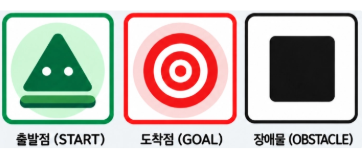
#> input picture examples/assets/map_markers.png, 364 x 153 px
$ python demo_ar.py --image assets/map_markers.png
#> lines starting #> are read from the running program, lines starting #| are printed output that depends on the picture; after the words box and inside, x2 and y2 are one past the last pixel; in counts of white or black regions, pixels touching at a corner belong together
"""독립 AR 테스트: python -m examples.demo_ar (카메라/인식 모듈 불필요)."""
import argparse
from functools import lru_cache
from pathlib import Path

import cv2
import numpy as np

from common.models import (CardData, CharacterState, Command, Direction,
                           ExecutionResult, ExecutionStep, GameStatus, MapData)
from modules.ar_visualization import ARVisualizer
from examples.grid_size import detect_grid_size


SCENARIOS = ("success", "collision", "bounds", "syntax", "repeat", "turns")
LAYOUTS = {
    "topview": [[285, 100], [675, 100], [675, 490], [285, 490]],
    "perspective": [[150, 100], [760, 145], [830, 510], [90, 480]],
    "rectangle": [[130, 100], [800, 100], [800, 490], [130, 490]],
    "steep": [[290, 150], [620, 100], [850, 470], [100, 490]],
}


def topview_corners(rows, cols):
    """수직 촬영 기준: 가로·세로 칸 수가 달라도 각 칸은 같은 크기의 정사각형."""
    cell = min(390 / rows, 670 / cols)
    left = (960 - cols * cell) / 2
    return np.float32([[left, 100], [left + cols * cell, 100],
                       [left + cols * cell, 100 + rows * cell], [left, 100 + rows * cell]])


def sample(rows=5, cols=5, corners=None, scenario="success"):
    """통합 전 임시 데이터입니다. 게임 엔진을 대신 구현하지 않습니다."""
    if rows < 2 or cols < 2:
        raise ValueError("Demo requires at least 2 rows and 2 columns")
    if corners is None:
        corners = topview_corners(rows, cols)
    board = MapData(rows, cols, [[0] * cols for _ in range(rows)],
                    (rows - 1, 0), (rows - 2, 1), np.float32(corners))
    states = [CharacterState(rows - 1, 0, Direction.UP),
              CharacterState(rows - 2, 0, Direction.UP),
              CharacterState(rows - 2, 0, Direction.RIGHT),
              CharacterState(rows - 2, 1, Direction.RIGHT)]
    commands = [Command.FORWARD, Command.TURN_RIGHT, Command.FORWARD]
    steps = [ExecutionStep(i, command, states[i], states[i + 1])
             for i, command in enumerate(commands)]
    result = ExecutionResult(GameStatus.SUCCESS, steps, states[-1])
    start = states[0]
    if scenario in ("collision", "bounds"):
        direction = Direction.RIGHT if scenario == "collision" else Direction.LEFT
        turn = Command.TURN_RIGHT if scenario == "collision" else Command.TURN_LEFT
        after = CharacterState(rows - 1, 0, direction)
        attempted = (rows - 1, 1 if scenario == "collision" else -1)
        commands = [turn, Command.FORWARD]
        if scenario == "collision":
            board.grid[attempted[0]][attempted[1]] = 1
        result = ExecutionResult(GameStatus.FAILURE,
                                 [ExecutionStep(0, turn, start, after)], after,
                                 "OBSTACLE_COLLISION" if scenario == "collision" else "OUT_OF_BOUNDS",
                                 1, attempted)
    elif scenario == "syntax":
        commands = [Command.REPEAT_2, Command.FORWARD]
        result = ExecutionResult(GameStatus.ERROR, [], start, "UNCLOSED_LOOP", 0)
    elif scenario == "repeat":
        commands = [Command.REPEAT_2, Command.TURN_LEFT, Command.TURN_RIGHT, Command.LOOP_END]
        left = CharacterState(rows - 1, 0, Direction.LEFT)
        # 반복이 펼쳐진 실행 기록을 직접 지정합니다. AR에서는 반복문을 해석하지 않습니다.
        steps = [ExecutionStep(1, Command.TURN_LEFT, start, left),
                 ExecutionStep(2, Command.TURN_RIGHT, left, start),
                 ExecutionStep(1, Command.TURN_LEFT, start, left),
                 ExecutionStep(2, Command.TURN_RIGHT, left, start)]
        result = ExecutionResult(GameStatus.FAILURE, steps, start, "GOAL_NOT_REACHED")
    elif scenario == "turns":
        commands = [Command.TURN_LEFT, Command.TURN_RIGHT, Command.TURN_RIGHT, Command.FORWARD]
        states = [start, CharacterState(rows - 1, 0, Direction.LEFT), start,
                  CharacterState(rows - 1, 0, Direction.RIGHT),
                  CharacterState(rows - 1, 1, Direction.RIGHT)]
        board.goal = (rows - 1, 1)
        steps = [ExecutionStep(i, cmd, states[i], states[i + 1]) for i, cmd in enumerate(commands)]
        result = ExecutionResult(GameStatus.SUCCESS, steps, states[-1])
    elif scenario != "success":
        raise ValueError(f"Unknown scenario: {scenario}")
    # 35:45 비율, 맵 아래 왼쪽→오른쪽 밀착 배치. 실제 인쇄 디자인은 별도 원본 사용.
    cards = [CardData(command, (16 + i * 56, 514, 56, 72))
             for i, command in enumerate(commands)]
    return board, cards, result


# [59 lines left out: functions map_markers, draw_map_marker, synthetic_frame, not called in this run]


def fit_photo(frame, corners, max_width, max_height):
    """큰 사진을 화면에 맞추고 지정 좌표도 같은 비율로 변환합니다."""
    height, width = frame.shape[:2]
    scale = min(1., max_width / width, max_height / height)
    target_width, target_height = max(1, round(width * scale)), max(1, round(height * scale))
    if (target_width, target_height) == (width, height):
        return frame, corners
    resized = cv2.resize(frame, (target_width, target_height), interpolation=cv2.INTER_AREA)
    if corners is not None:
        corners = np.asarray(corners, np.float32) * [target_width / width, target_height / height]
    return resized, corners


def select_corners(frame, window):
    """선택한 좌표는 표시 영상과 같은 픽셀 좌표계입니다."""
    points = []

    # [5 lines left out: function pick, not called in this run]

    cv2.namedWindow(window, cv2.WINDOW_AUTOSIZE)
    cv2.setMouseCallback(window, pick)
    while True:
        preview = frame.copy()
        valid = (len(points) == 4 and cv2.isContourConvex(np.float32(points))
                 and abs(cv2.contourArea(np.float32(points))) >= 1.)
        text = "Click grid: 1-TL 2-TR 3-BR 4-BL | R: reset | Esc: quit"
        if len(points) == 4:
            text = "Enter: confirm | R: reset" if valid else "Invalid corners. R: reset"
        # 안내문 영역을 어둡게 해 밝은 종이 사진에서도 글씨가 보이게 합니다.
        cv2.rectangle(preview, (0, 0), (min(frame.shape[1] - 1, 850), 42), (30, 30, 30), -1)
        cv2.putText(preview, text, (10, 28), cv2.FONT_HERSHEY_SIMPLEX, .55,
                    (255, 255, 255), 1, cv2.LINE_AA)
        if len(points) >= 2:
            cv2.polylines(preview, [np.int32(points)], len(points) == 4, (0, 220, 255), 2)
        for i, point in enumerate(points):
            cv2.circle(preview, point, 5, (0, 0, 255), -1)
            cv2.putText(preview, str(i + 1), (point[0] + 8, point[1] + 8),
                        cv2.FONT_HERSHEY_SIMPLEX, .6, (0, 0, 255), 2)
        cv2.imshow(window, preview)
        key = cv2.waitKey(20) & 0xFF
        if key == 27 or cv2.getWindowProperty(window, cv2.WND_PROP_VISIBLE) < 1:
            cv2.destroyAllWindows()
            return None
        if key in (10, 13) and valid:
            return np.float32(points)
        if key in (ord("r"), ord("R")):
            points.clear()
        elif key == 8 and points:
            points.pop()


def main(argv=None):
    parser = argparse.ArgumentParser(description=__doc__)
    parser.add_argument("--image", type=Path, help="촬영 이미지; 격자 외곽 꼭짓점 4개를 클릭")
    parser.add_argument("--auto-grid", action="store_true", help="사진의 행·열 개수 자동 인식")
    parser.add_argument("--rows", type=int, default=5)
    parser.add_argument("--cols", type=int, default=5)
    parser.add_argument("--scenario", choices=SCENARIOS, default="success")
    parser.add_argument("--layout", choices=LAYOUTS, default="topview")
    parser.add_argument("--corners", type=float, nargs=8, metavar="N",
                        help="TL TR BR BL 순서의 x y 좌표 8개; --image와 함께 사용 가능")
    parser.add_argument("--output", type=Path, help="GUI 없이 예제 첫 프레임을 저장")
    parser.add_argument("--max-width", type=int, default=1200, help="사진 표시 최대 너비")
    parser.add_argument("--max-height", type=int, default=750, help="사진 표시 최대 높이")
    args = parser.parse_args(argv)
    if args.auto_grid and not args.image:
        parser.error("--auto-grid requires --image")
    if args.max_width <= 0 or args.max_height <= 0:
        parser.error("Display dimensions must be positive")
    if args.rows < 2 or args.cols < 2:
        parser.error("Demo requires at least 2 rows and 2 columns")
    if args.image and args.output and args.corners is None:
        parser.error("Use --corners with --image and --output")
    corners = (np.float32(args.corners).reshape(4, 2) if args.corners is not None
               else (topview_corners(args.rows, args.cols) if args.layout == "topview"
                     else np.float32(LAYOUTS[args.layout])))
    scenario = args.scenario
    board, cards, result = sample(args.rows, args.cols, corners, scenario)
    window = "CardRoad AR demo"
    if args.image:
        # Windows의 한글 파일 경로도 읽을 수 있습니다.
        frame = cv2.imdecode(np.fromfile(args.image, dtype=np.uint8), cv2.IMREAD_COLOR)
#> frame is the input picture: shape (153, 364, 3); mean B, G, R 182.1, 188.4, 195.2
        if frame is None:
            raise ValueError(f"Cannot read image: {args.image}")
        if not args.output:
            frame, corners = fit_photo(frame, corners, args.max_width, args.max_height)
#> corners = [[285, 100], [675, 100], [675, 490], [285, 490]]
        if args.corners is None:
            corners = select_corners(frame, window)
#> in select_corners, `cv2.rectangle(preview, (0, 0), (min(frame.shape[1] - 1, 850), 42), (30..`:
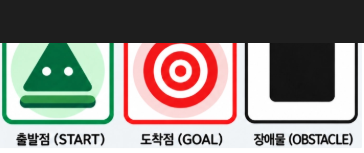
#> preview: shape (153, 364, 3); mean B, G, R 131.4, 136.4, 141.3
#> in select_corners, `cv2.putText(preview, text, (10, 28), cv2.FONT_HERSHEY_SIMPLEX, .55, (2..`:
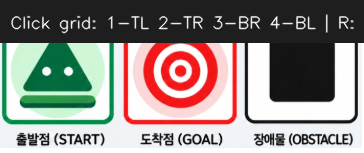
#> preview: shape (153, 364, 3); 3.38% of pixels changed, all inside (x1, y1, x2, y2) = (11, 14, 355, 34)
#> (key Esc is pressed here)
            if corners is None:
                return
        if args.auto_grid:
            try:
                args.rows, args.cols = detect_grid_size(frame, corners)
            except ValueError:
                cv2.destroyAllWindows()
                raise
            print(f"Detected grid: {args.rows} rows x {args.cols} columns")
        board, cards, result = sample(args.rows, args.cols, corners, scenario)
        # 사진에서 실제 카드 위치를 인식하지 않았으므로 가짜 박스를 덧그리지 않습니다.
        for card in cards:
            card.bbox = None
    else:
        frame = synthetic_frame(board, cards)
    ar = ARVisualizer()
    if args.output:
        ar.begin(board, cards, result)
        output = ar.render(frame, f"AR 단독 검사 · 세로 {args.rows}칸 × 가로 {args.cols}칸 · 테스트용 이동 기록")
        args.output.parent.mkdir(parents=True, exist_ok=True)
        ok, encoded = cv2.imencode(".png", output)
        if not ok:
            raise RuntimeError("PNG encoding failed")
        encoded.tofile(args.output)
        print(args.output.resolve())
        return
    cv2.namedWindow(window, cv2.WINDOW_AUTOSIZE)

    def click(event, x, y, flags, param):
        if event == cv2.EVENT_LBUTTONDOWN and ar.is_start_clicked(x, y, frame.shape):
            ar.begin(board, cards, result)

    cv2.setMouseCallback(window, click)
    try:
        while True:
            help_text = (f"AR 단독 검사 · {args.rows}행 × {args.cols}열 · "
                         f"{scenario} · Space: 재생 / 1~6: 예제 / Esc: 종료")
            cv2.imshow(window, ar.render(frame, help_text))
            key = cv2.waitKey(16) & 0xFF
            if key == 27 or cv2.getWindowProperty(window, cv2.WND_PROP_VISIBLE) < 1:
                break
            if key == ord(" ") and ar.is_finished():
                ar.begin(board, cards, result)
            elif ord("1") <= key <= ord("6"):
                scenario = SCENARIOS[key - ord("1")]
                board, cards, result = sample(args.rows, args.cols, corners, scenario)
                if args.image:
                    for card in cards:
                        card.bbox = None
                else:
                    frame = synthetic_frame(board, cards)
                ar = ARVisualizer()
    finally:
        cv2.destroyAllWindows()


if __name__ == "__main__":
    main()
